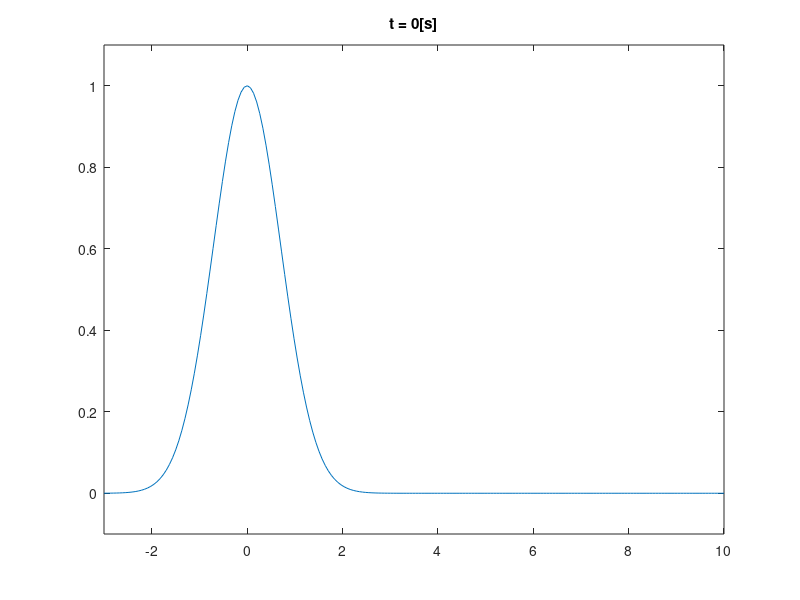

This figure's MATLAB source: (Note: this script raises an error after producing the figure.)
%% Input Parameters
c = 1;
t = 0;
x = linspace(-3,10, 200);
fig = figure;
p = plot(x, exp(-(x-c*t).^2)); % Initial plot
xlim([-3,10]);ylim([-0.1,1.1]);
name = title(['t = ',num2str(t),'[s]']);


for t = 0:0.2:15 % timedata
    name = title(['t = ',num2str(t),'[s]']);
    p.YData = exp(-(x-c*t).^2);
    drawnow;
    filename = sprintf('result/advection/exact/plotEXACT%04.1f.png', t); % file name 
    saveas(fig, filename); % save figure as png
end
    
